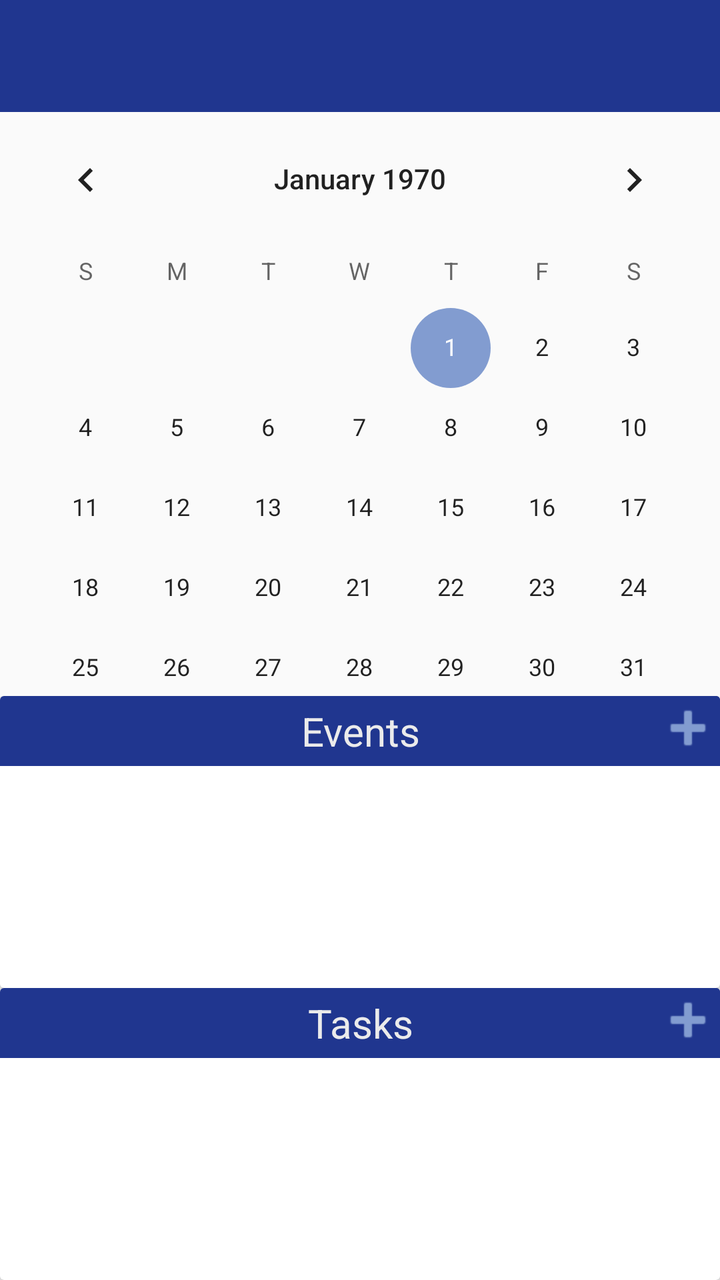
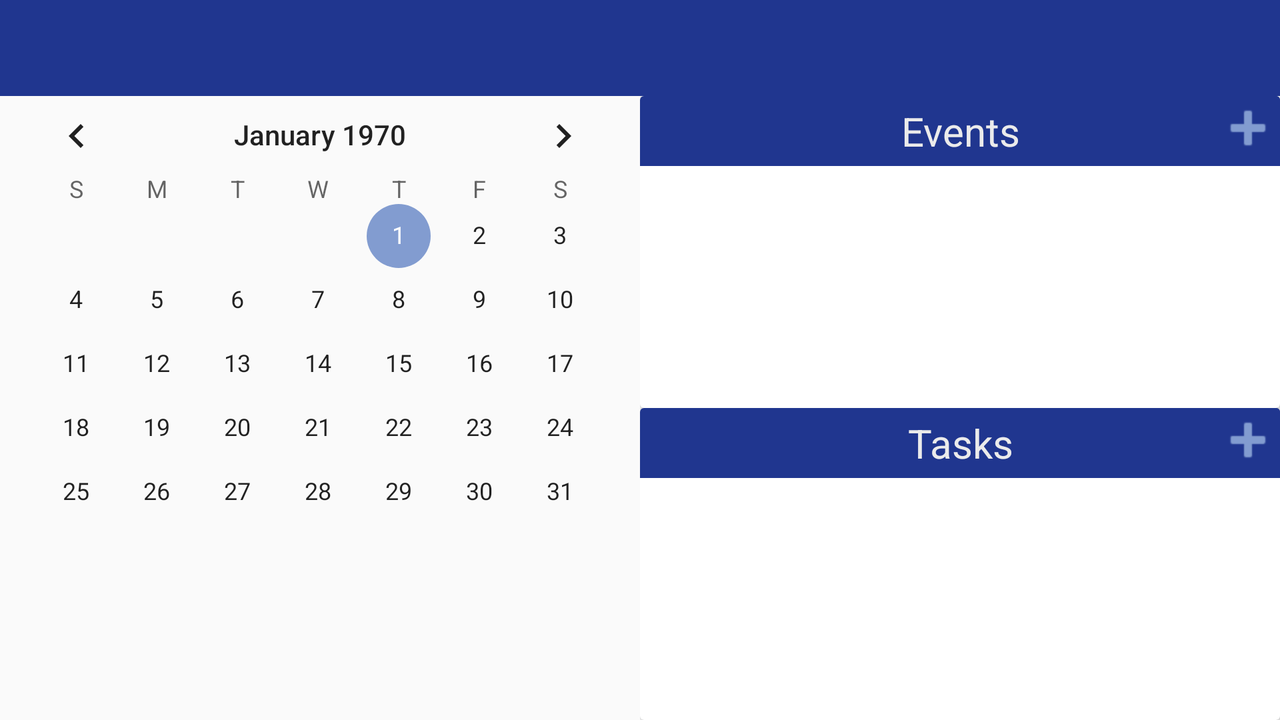

Compare how this app lays out the same screen by default and in its alternative resource folder. The renders come first, then the two layout files and the values they reference.
<!-- AndroidManifest.xml: application theme AppTheme -->
<!-- res/layout/activity_main.xml -->
<?xml version="1.0" encoding="utf-8"?>
<androidx.drawerlayout.widget.DrawerLayout xmlns:android="http://schemas.android.com/apk/res/android"
    xmlns:app="http://schemas.android.com/apk/res-auto"
    xmlns:tools="http://schemas.android.com/tools"
    android:id="@+id/drawer_layout"
    android:layout_width="match_parent"
    android:layout_height="match_parent"
    android:fitsSystemWindows="true">

    <LinearLayout
        android:id="@+id/layout"
        android:layout_width="match_parent"
        android:layout_height="match_parent"
        android:orientation="vertical">
        <include layout="@layout/toolbar" />
        
        <FrameLayout
            android:layout_width="fill_parent"
            android:layout_height="fill_parent"
            android:id="@+id/frame"
            android:orientation="vertical"
            android:weightSum="2">

            <LinearLayout
                android:layout_width="fill_parent"
                android:layout_height="fill_parent"
                android:orientation="vertical"
                android:weightSum="2">

            <CalendarView
                android:id="@+id/calendarView"
                android:layout_width="match_parent"
                android:layout_height="fill_parent"
                android:layout_gravity="center_horizontal"
                android:layout_weight="1"/>
            <LinearLayout
                android:layout_width="match_parent"
                android:layout_height="fill_parent"
                android:layout_weight="1"
                android:orientation="vertical"
                android:weightSum="2">

                <androidx.cardview.widget.CardView
                    android:id="@+id/events_cardview"
                    android:layout_width="match_parent"
                    android:layout_height="fill_parent"
                    android:layout_weight="1">
                    <LinearLayout
                        android:layout_width="match_parent"
                        android:layout_height="match_parent"
                        android:orientation="vertical">

                        <RelativeLayout
                            android:layout_width="match_parent"
                            android:layout_height="35dp">

                            <TextView
                                android:layout_width="match_parent"
                                android:layout_height="35dp"
                                android:text="@string/ui_menu_events"
                                android:gravity="center"
                                android:textColor="@color/whiteAccent"
                                android:textSize="20sp"
                                android:background="@color/primary"/>

                            <ImageButton
                                android:id="@+id/add_event_btn"
                                android:layout_width="wrap_content"
                                android:layout_height="wrap_content"
                                android:background="@color/primary"
                                android:layout_alignParentRight="true"
                                android:src="@android:drawable/ic_input_add"
                                android:tint="@color/lightPrimary"
                                android:contentDescription="@string/app_name"/>

                        </RelativeLayout>
                        <androidx.recyclerview.widget.RecyclerView
                                android:id="@+id/events_recyclerview"
                                android:layout_width="match_parent"
                                android:layout_height="wrap_content"/>

                    </LinearLayout>
                </androidx.cardview.widget.CardView>
                <androidx.cardview.widget.CardView
                    android:id="@+id/tasks_cardview"
                    android:layout_width="match_parent"
                    android:layout_height="fill_parent"
                    android:layout_weight="1">
                    <LinearLayout
                        android:layout_width="match_parent"
                        android:layout_height="match_parent"
                        android:orientation="vertical">

                        <RelativeLayout
                            android:layout_width="match_parent"
                            android:layout_height="35dp">

                            <TextView
                                android:layout_width="match_parent"
                                android:layout_height="35dp"
                                android:text="@string/ui_menu_tasks"
                                android:gravity="center"
                                android:textColor="@color/whiteAccent"
                                android:textSize="20sp"
                                android:background="@color/primary"/>

                            <ImageButton
                                android:id="@+id/add_task_btn"
                                android:layout_width="wrap_content"
                                android:layout_height="wrap_content"
                                android:background="@color/primary"
                                android:layout_alignParentRight="true"
                                android:src="@android:drawable/ic_input_add"
                                android:tint="@color/lightPrimary"
                                android:contentDescription="@string/app_name"/>

                        </RelativeLayout>

                        <androidx.recyclerview.widget.RecyclerView
                                android:id="@+id/tasks_recyclerview"
                                android:layout_width="match_parent"
                                android:layout_height="wrap_content"/>
                    </LinearLayout>
                </androidx.cardview.widget.CardView>

            </LinearLayout>
            </LinearLayout>
        </FrameLayout>
    </LinearLayout>

    <com.google.android.material.navigation.NavigationView
        android:id="@+id/navigation"
        android:layout_width="wrap_content"
        android:layout_height="match_parent"
        android:layout_gravity="start"
        app:headerLayout="@layout/nav_header"
        app:menu="@menu/navigation_menu">

    </com.google.android.material.navigation.NavigationView>



</androidx.drawerlayout.widget.DrawerLayout>
<!-- res/layout/toolbar.xml (included above) -->
<?xml version="1.0" encoding="utf-8"?>
<androidx.appcompat.widget.Toolbar xmlns:android="http://schemas.android.com/apk/res/android"
    xmlns:app="http://schemas.android.com/apk/res-auto"
    xmlns:tools="http://schemas.android.com/tools"
    android:id="@+id/toolbar"
    android:layout_width="match_parent"
    android:layout_height="?attr/actionBarSize"
    android:background="@color/primary"
    app:theme="@style/ThemeOverlay.AppCompat.Dark.ActionBar"
    app:popupTheme="@style/ThemeOverlay.AppCompat.Light" />
<!-- res/layout/nav_header.xml (included above) -->
<?xml version="1.0" encoding="utf-8"?>
<LinearLayout xmlns:android="http://schemas.android.com/apk/res/android"
    android:orientation="vertical"
    android:layout_width="match_parent"
    android:layout_height="wrap_content"
    android:gravity="center"
    android:background="@color/darkPrimary">
    <ImageView
        android:contentDescription="@string/app_name"
        android:paddingTop="40dp"
        android:layout_width="180dp"
        android:layout_height="110dp"
        android:layout_marginBottom="15dp"
        android:layout_marginTop="15dp"
        android:src="@drawable/logo_word"/>

</LinearLayout>
<!-- resources referenced by this layout -->
<resources>
  <color name="darkPrimary">#000B4F</color>
  <color name="lightPrimary">#829CD0</color>
  <color name="primary">#20368F</color>
  <color name="whiteAccent">#EBEBEB</color>
  <!-- drawable logo_word: png bitmap (drawable-v24, 10693 bytes) -->
  <string name="app_name" translatable="false">UPlan</string>
  <string name="ui_menu_events">Events</string>
  <string name="ui_menu_tasks">Tasks</string>
  <style name="AppTheme" parent="Theme.AppCompat.Light.NoActionBar">
          <item name="colorPrimary">@color/primary</item>
          <item name="colorPrimaryDark">@color/darkPrimary</item>
          <item name="colorAccent">@color/lightPrimary</item>
      </style>
</resources>
<!-- res/layout-land/activity_main.xml (the repository's variant of the layout above) -->
<!-- drawn on the phone turned sideways -->
<?xml version="1.0" encoding="utf-8"?>
<androidx.drawerlayout.widget.DrawerLayout xmlns:android="http://schemas.android.com/apk/res/android"
    xmlns:app="http://schemas.android.com/apk/res-auto"
    xmlns:tools="http://schemas.android.com/tools"
    android:id="@+id/drawer_layout"
    android:layout_width="match_parent"
    android:layout_height="match_parent"
    android:fitsSystemWindows="true">

    <LinearLayout
        android:id="@+id/layout"
        android:layout_width="match_parent"
        android:layout_height="match_parent"
        android:orientation="vertical">
        <include layout="@layout/toolbar" />
        
        <FrameLayout
            android:layout_width="fill_parent"
            android:layout_height="fill_parent"
            android:id="@+id/frame"
            android:orientation="horizontal"
            android:weightSum="2">

            <LinearLayout
                android:layout_width="fill_parent"
                android:layout_height="fill_parent"
                android:orientation="horizontal"
                android:weightSum="2">

            <CalendarView
                android:id="@+id/calendarView"
                android:layout_width="match_parent"
                android:layout_height="fill_parent"
                android:layout_gravity="center_horizontal"
                android:layout_weight="1"/>
            <LinearLayout
                android:layout_width="match_parent"
                android:layout_height="fill_parent"
                android:layout_weight="1"
                android:orientation="vertical"
                android:weightSum="2">

                <androidx.cardview.widget.CardView
                    android:id="@+id/events_cardview"
                    android:layout_width="match_parent"
                    android:layout_height="fill_parent"
                    android:layout_weight="1">
                    <LinearLayout
                        android:layout_width="match_parent"
                        android:layout_height="match_parent"
                        android:orientation="vertical">

                        <RelativeLayout
                            android:layout_width="match_parent"
                            android:layout_height="35dp">

                            <TextView
                                android:layout_width="match_parent"
                                android:layout_height="35dp"
                                android:text="@string/ui_menu_events"
                                android:gravity="center"
                                android:textColor="@color/whiteAccent"
                                android:textSize="20sp"
                                android:background="@color/primary"/>

                            <ImageButton
                                android:id="@+id/add_event_btn"
                                android:layout_width="wrap_content"
                                android:layout_height="wrap_content"
                                android:background="@color/primary"
                                android:layout_alignParentRight="true"
                                android:src="@android:drawable/ic_input_add"
                                android:tint="@color/lightPrimary"
                                android:contentDescription="@string/app_name"/>

                        </RelativeLayout>
                        <androidx.recyclerview.widget.RecyclerView
                                android:id="@+id/events_recyclerview"
                                android:layout_width="match_parent"
                                android:layout_height="wrap_content"/>

                    </LinearLayout>
                </androidx.cardview.widget.CardView>
                <androidx.cardview.widget.CardView
                    android:id="@+id/tasks_cardview"
                    android:layout_width="match_parent"
                    android:layout_height="fill_parent"
                    android:layout_weight="1">
                    <LinearLayout
                        android:layout_width="match_parent"
                        android:layout_height="match_parent"
                        android:orientation="vertical">

                        <RelativeLayout
                            android:layout_width="match_parent"
                            android:layout_height="35dp">

                            <TextView
                                android:layout_width="match_parent"
                                android:layout_height="35dp"
                                android:text="@string/ui_menu_tasks"
                                android:gravity="center"
                                android:textColor="@color/whiteAccent"
                                android:textSize="20sp"
                                android:background="@color/primary"/>

                            <ImageButton
                                android:id="@+id/add_task_btn"
                                android:layout_width="wrap_content"
                                android:layout_height="wrap_content"
                                android:background="@color/primary"
                                android:layout_alignParentRight="true"
                                android:src="@android:drawable/ic_input_add"
                                android:tint="@color/lightPrimary"
                                android:contentDescription="@string/app_name"/>

                        </RelativeLayout>

                        <androidx.recyclerview.widget.RecyclerView
                                android:id="@+id/tasks_recyclerview"
                                android:layout_width="match_parent"
                                android:layout_height="wrap_content"/>
                    </LinearLayout>
                </androidx.cardview.widget.CardView>

            </LinearLayout>
            </LinearLayout>
        </FrameLayout>
    </LinearLayout>

    <com.google.android.material.navigation.NavigationView
        android:id="@+id/navigation"
        android:layout_width="wrap_content"
        android:layout_height="match_parent"
        android:layout_gravity="start"
        app:headerLayout="@layout/nav_header"
        app:menu="@menu/navigation_menu">

    </com.google.android.material.navigation.NavigationView>



</androidx.drawerlayout.widget.DrawerLayout>
